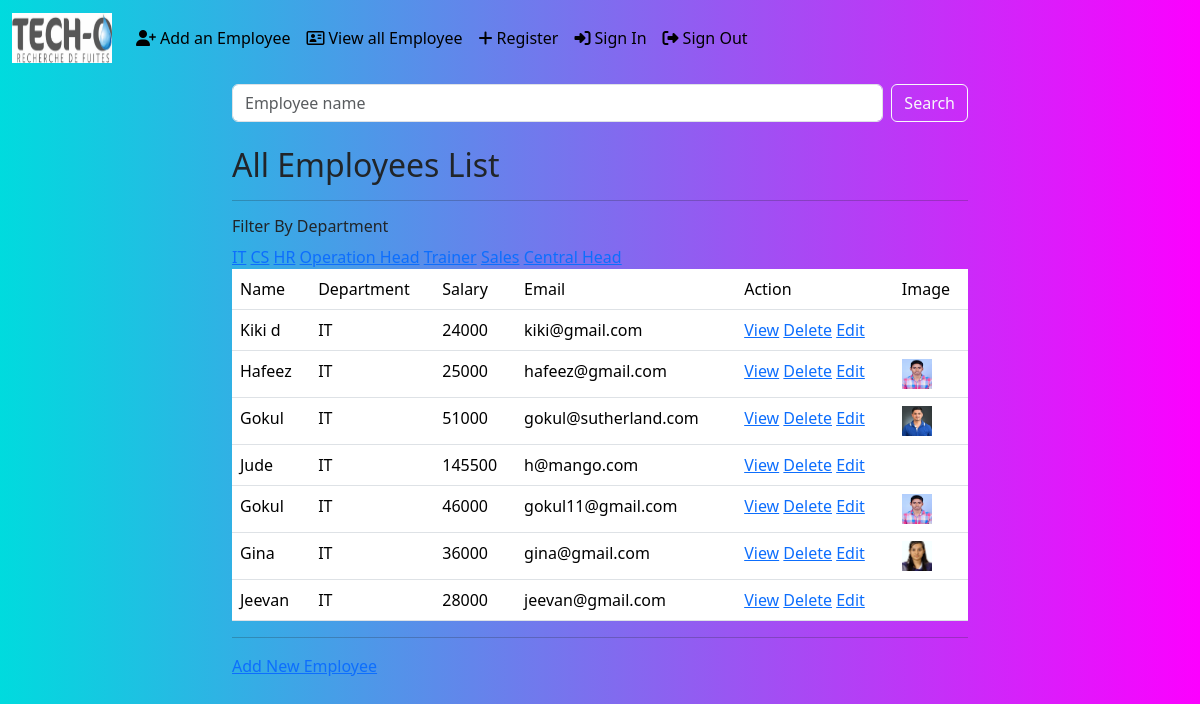
Page /employees/all/?department=IT (signed in) on the committed database.
### crm/models.py (models this page shows, shortened)
class Employees(models.Model):
    name=models.CharField(max_length=100)
    department=models.CharField(max_length=100) #for Charfield, max_length is needed
    salary=models.PositiveIntegerField()
    email=models.EmailField(unique=True)  #unique=True means same email cannot be used for other ids
    age=models.PositiveIntegerField()
    contact=models.CharField(null=True,max_length=10)
    image=models.ImageField(upload_to='images',null=True,blank=True) #null for database,blank=True for form,i.e. form will accept without picture
    date_of_birth=models.DateField(null=True,blank=True)

### crm/views.py (the view, shortened to what this page needs)
# urls.py: path('employees/all/',EmployeeListView.as_view(),name='all_employees'),
@method_decorator(signin_required,name='dispatch')
class EmployeeListView(View):
    def get(self,request,*args,**kwargs):
        qs=Employees.objects.all()
        departments=Employees.objects.all().values_list('department',flat=True).distinct()
        if 'department' in request.GET:
            dept=request.GET.get('department')
            qs=qs.filter(department__iexact=dept) #__iexact will ignore all uppercase and lowercases ,ormquiery
        return render(request,'all_empolyees.html',{'data':qs,'departments':departments})

### crm/views.py (called while the page is built)
def signin_required(fn): #fn=get or post
    def wrapper(request,*args,**kwargs):
        if not request.user.is_authenticated:  #not works opposite, true become false, false become true
            messages.error(request,'Invalid session,please sign in')
            return redirect('signin')
        else:
            return fn(request,*args,**kwargs)  #fn=get/post
    return wrapper

### crm/templates/all_empolyees.html (shortened to what this page needs)
{%extends 'base.html'%}
{%block body_block%}
<div class="container">
    <div class="row">
        <div class="col-2"></div>
        <div class="col-8 mb-4">
             <form action="" method="post">
                <div class="d-flex mt-2">
                    <input type="text" name="box" placeholder="Employee name" class="form-control me-2" >
                    <button type="submit" class="btn btn-outline-light">Search</button>
                </div>
             </form>
        </div>
        <div class="col-2"></div>
    </div>
</div>
<div class="container">
    <div class="row">
        <div class="col-lg-2 col-12">
        </div>
        <div class="col-lg-8 col-12 ">
            <h2>All Employees List</h2>
            <hr>
            <h6>Filter By Department</h6>
            <div>
                {%for dep in departments%}
                    <a href="{%url 'all_employees'%}?department={{dep}}">{{dep}}</a>
                {%endfor%}
            </div>
              <div>
                <table class="table">
                    <tr>
                        <td>Name</td>
                        <td>Department</td>
                        <td>Salary</td>
                        <td>Email</td>
                        <td>Action</td>
                        <td>Image</td>
                    </tr>
                    {%for emp in data%}
                    <tr>
                        <td>{{emp.name}}</td>
                        <td>{{emp.department}}</td>
                        <td>{{emp.salary}}</td>
                        <td>{{emp.email}}</td>
                        <td>
                            <a href="{%url 'emp_details' emp.id%}">View</a>
                            <a href="{%url 'emp_delete' emp.id%}">Delete</a>
                            <a href="{%url 'emp_change' emp.id%}">Edit</a>
                        </td>
                        <td>
                            {%if emp.image%}
                                 <img src="{{emp.image.url}}" alt="" style="width: 30px;height: 30px;">
                            {%endif%}
                        </td>
                    </tr>
                    {%endfor%}
                </table>
                <hr>
                <div><a href="{%url 'emp_add'%}">Add New Employee</a></div>
              </div>
        </div>
        <div class="col-lg-2 col-12"></div>
    </div>
</div>
{%endblock%}

### crm/templates/base.html (style rules this page uses)
body { background-color: #00DBDE; background-image: linear-gradient(90deg, #00DBDE 0%, #FC00FF 100%); }

### rows in the picture
Employees: name "Kiki d", department "IT", salary "24000", email "kiki@gmail.com"
Employees: name "Hafeez", department "IT", salary "25000", email "hafeez@gmail.com", image (picture)
Employees: name "Gokul", department "IT", salary "51000", email "gokul@sutherland.com", image (picture)
Employees: name "Jude", department "IT", salary "145500", email "h@mango.com"
Employees: name "Gokul", department "IT", salary "46000", email "gokul11@gmail.com", image (picture)
Employees: name "Gina", department "IT", salary "36000", email "gina@gmail.com", image (picture)
Employees: name "Jeevan", department "IT", salary "28000", email "jeevan@gmail.com"

### other values in the picture
{{ dep }} "IT" "CS" "HR" "Operation Head" "Trainer" "Sales" "Central Head"
